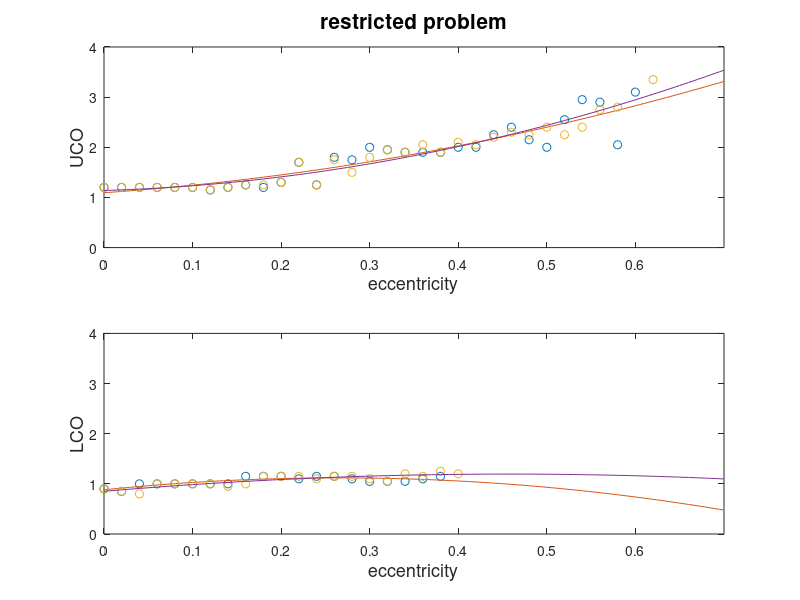

This figure's MATLAB source:
function plot_UCOLCO_count()

close all;

re = load('counter_mr1_re_upto0.7_e8_pi.mat');
unre = load('counter_mr1_unre_upto0.7_e8_pi.mat');

eccen_re = re.eccen;
eccen_unre = abs(unre.eccen);

x_re = 0:0.005:0.7;
x_unre = 0:0.005:0.7;

len1 = eccen_re(1:length(re.LCO_val));
len2 = eccen_unre(1:length(unre.LCO_val));

puco_re = polyfit(eccen_re,re.UCO_val,2)
plco_re = polyfit(len1,re.LCO_val,2)

puco_unre=polyfit(eccen_unre,unre.UCO_val,2)
plco_unre=polyfit(len2,unre.LCO_val,2)

plotpuco_re = polyval(puco_re,x_re);
plotplco_re = polyval(plco_re,x_re);

plotpuco_unre = polyval(puco_unre,x_unre);
plotplco_unre = polyval(plco_unre,x_unre);

figure(1)
    ax=subplot(2,1,1);
    plot(eccen_re,re.UCO_val,'o');hold on;
    plot(x_re,plotpuco_re);
    plot(eccen_unre,unre.UCO_val,'o');hold on;
    plot(x_unre,plotpuco_unre);
    axis([0 0.7 0 4])
    xlabel('eccentricity','fontsize',13)
    ylabel('UCO','fontsize',13)
    title('restricted problem','fontsize',15)
    
    bx = subplot(2,1,2);
    plot(len1,re.LCO_val,'o');hold on;
    plot(x_re,plotplco_re)
    plot(len2,unre.LCO_val,'o');hold on;
    plot(x_unre,plotplco_unre);
    xlabel('eccentricity','fontsize',13)
    ylabel('LCO','fontsize',13)
    axis([0 0.7 0 4])
end

